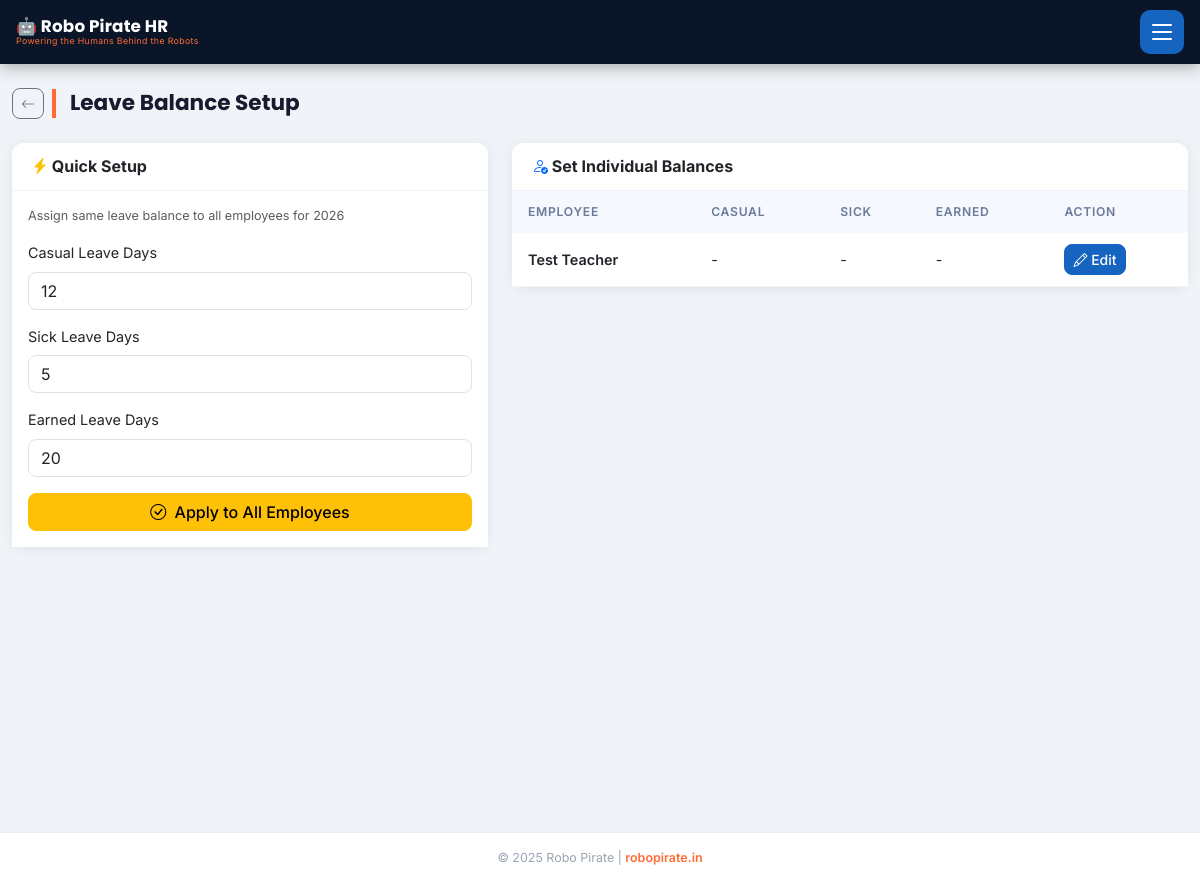
Page /leave-setup (signed in) on the earlier database version.
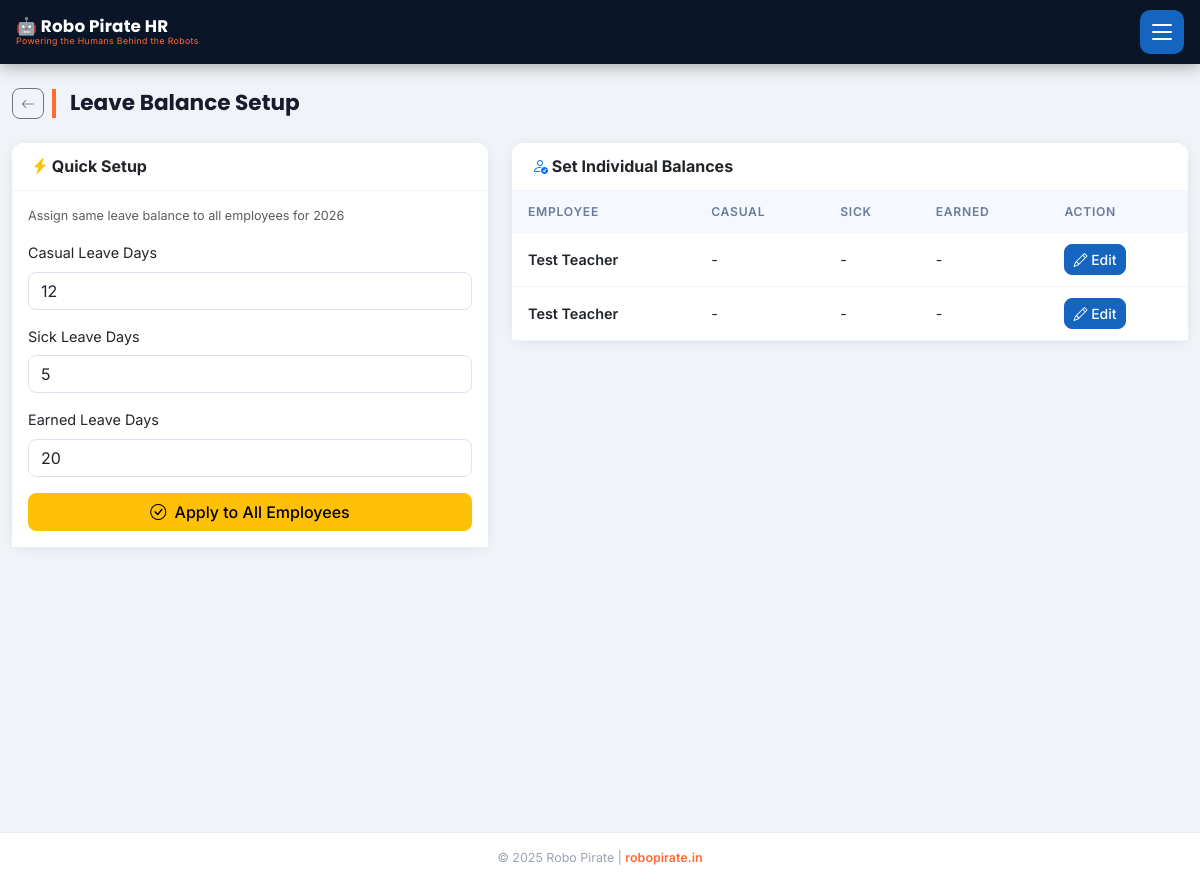
Same page on the later database version.
### models.py (models this page shows, shortened)
class Employee(db.Model):
    __tablename__ = 'employees'
    id = db.Column(db.Integer, primary_key=True)
    emp_id = db.Column(db.String(20), unique=True, nullable=False)
    name = db.Column(db.String(100), nullable=False)
    phone = db.Column(db.String(15), nullable=False)
    email = db.Column(db.String(120))
    department_id = db.Column(db.Integer, db.ForeignKey('departments.id'))
    designation = db.Column(db.String(100))
    basic_salary = db.Column(db.Float, default=0.0)
    joining_date = db.Column(db.Date, default=date.today)
    is_active = db.Column(db.Boolean, default=True)
    bank_name = db.Column(db.String(100))
    account_number = db.Column(db.String(30))
    ifsc_code = db.Column(db.String(20))
    pan_number = db.Column(db.String(20))
    aadhar_number = db.Column(db.String(20))
    attendances = db.relationship('Attendance', backref='employee', lazy=True)
    leaves = db.relationship('Leave', backref='employee', lazy=True)
    payrolls = db.relationship('Payroll', backref='employee', lazy=True)
    advances = db.relationship('Advance', backref='employee', lazy=True)
    schools = db.relationship('School', secondary=employee_schools, lazy=True,
                              backref=db.backref('assigned_employees', lazy=True))

### blueprints/admin.py (the view)
@bp.route('/leave-setup', methods=['GET', 'POST'])
@login_required
def leave_balance_setup():
    employees = Employee.query.filter_by(is_active=True).order_by(Employee.name).all()
    current_year = date.today().year
    leave_balances = {}
    for emp in employees:
        balances = LeaveBalance.query.filter_by(employee_id=emp.id, year=current_year).all()
        for bal in balances:
            leave_balances[(emp.id, bal.leave_type)] = bal
    return render_template('leave_balance_setup.html', employees=employees, leave_balances=leave_balances, today=date.today())

### app.py (called while the page is built)
@app.before_request
def load_persisted_config():
    global _persisted_config_loaded
    if not _persisted_config_loaded:
        persisted_key = AppConfig.get('FAST2SMS_API_KEY')
        if persisted_key:
            app.config['FAST2SMS_API_KEY'] = persisted_key
        _persisted_config_loaded = True

@login_manager.user_loader
def load_user(user_id):
    return User.query.get(int(user_id))

@app.before_request
def restrict_employee_to_portal():
    if current_user.is_authenticated and not current_user.is_admin:
        allowed = ('/portal', '/employee', '/static', '/api', '/logout')
        if request.path != '/' and not request.path.startswith(allowed):
            return redirect(url_for('portal.portal_dashboard'))

### templates/leave_balance_setup.html (shortened to what this page needs)
{% extends 'base.html' %}
{% block content %}
<div class="container-fluid py-4">
  <div class="d-flex align-items-center gap-2 mb-4">
    <a href="{{ url_for('admin.dashboard') }}" class="btn btn-outline-secondary btn-sm"><i class="bi bi-arrow-left"></i></a>
    <h4 class="page-header mb-0">Leave Balance Setup</h4>
  </div>
  <div class="row">
    <div class="col-lg-5 mb-4">
      <div class="card border-0 shadow-sm">
        <div class="card-header bg-white border-bottom">
          <h6 class="mb-0 fw-bold"><i class="bi bi-lightning-charge-fill text-warning"></i> Quick Setup</h6>
        </div>
        <div class="card-body">
          <form method="POST" action="{{ url_for('admin.setup_leave_quick') }}">
            <p class="text-muted small mb-3">Assign same leave balance to all employees for {{ today.year }}</p>
            <div class="mb-3">
              <label class="form-label">Casual Leave Days</label>
              <input type="number" name="casual_days" class="form-control" value="12" min="0" step="0.5">
            </div>
            <div class="mb-3">
              <label class="form-label">Sick Leave Days</label>
              <input type="number" name="sick_days" class="form-control" value="5" min="0" step="0.5">
            </div>
            <div class="mb-3">
              <label class="form-label">Earned Leave Days</label>
              <input type="number" name="earned_days" class="form-control" value="20" min="0" step="0.5">
            </div>
            <button type="submit" class="btn btn-warning w-100">
              <i class="bi bi-check-circle me-1"></i> Apply to All Employees
            </button>
          </form>
        </div>
      </div>
    </div>
    <div class="col-lg-7">
      <div class="card border-0 shadow-sm">
        <div class="card-header bg-white border-bottom">
          <h6 class="mb-0 fw-bold"><i class="bi bi-person-check text-primary"></i> Set Individual Balances</h6>
        </div>
        <div class="card-body p-0">
          {% if employees %}
          <div class="table-responsive">
            <table class="table table-hover mb-0">
              <thead style="background: #f8f9fa;">
                <tr>
                  <th>Employee</th>
                  <th>Casual</th>
                  <th>Sick</th>
                  <th>Earned</th>
                  <th>Action</th>
                </tr>
              </thead>
              <tbody>
                {% for emp in employees %}
                <tr>
                  <td class="fw-semibold">{{ emp.name }}</td>
                  <td>
                    {% set casual = leave_balances.get((emp.id, 'casual'), None) %}
                    {{ casual.total_days if casual else '-' }}
                  </td>
                  <td>
                    {% set sick = leave_balances.get((emp.id, 'sick'), None) %}
                    {{ sick.total_days if sick else '-' }}
                  </td>
                  <td>
                    {% set earned = leave_balances.get((emp.id, 'earned'), None) %}
                    {{ earned.total_days if earned else '-' }}
                  </td>
                  <td>
                    <button class="btn btn-sm btn-primary" data-bs-toggle="modal" data-bs-target="#setupModal"
                            onclick="setupEmployee({{ emp.id }}, '{{ emp.name }}')">
                      <i class="bi bi-pencil"></i> Edit
                    </button>
                  </td>
                </tr>
                {% endfor %}
              </tbody>
            </table>
          </div>
          {% else %}
          <div class="text-center py-5 text-muted">
            <i class="bi bi-inbox" style="font-size:2rem;display:block;margin-bottom:12px;"></i>
            <p>No employees found</p>
          </div>
          {% endif %}
        </div>
      </div>
    </div>
  </div>
</div>
{% endblock %}

Differences in the rows shown:
added Employee: name "Test Teacher", total_days "-"
